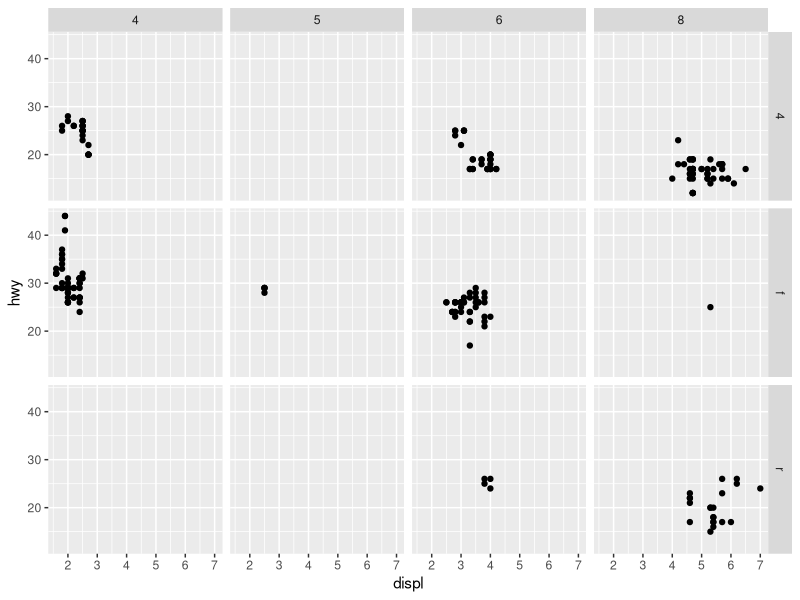
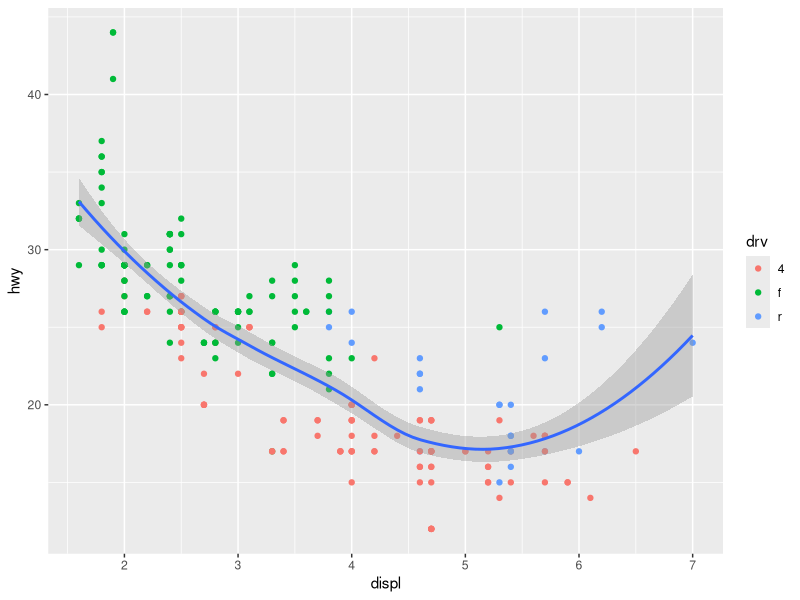
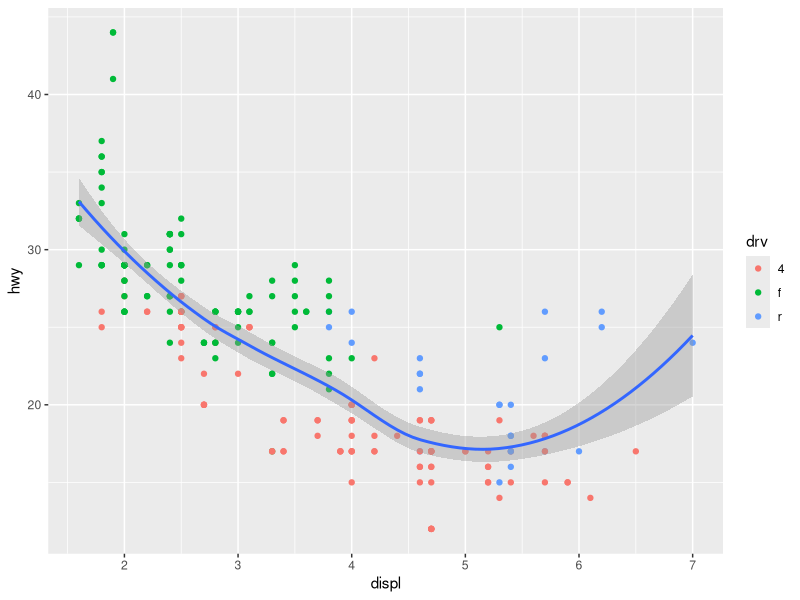
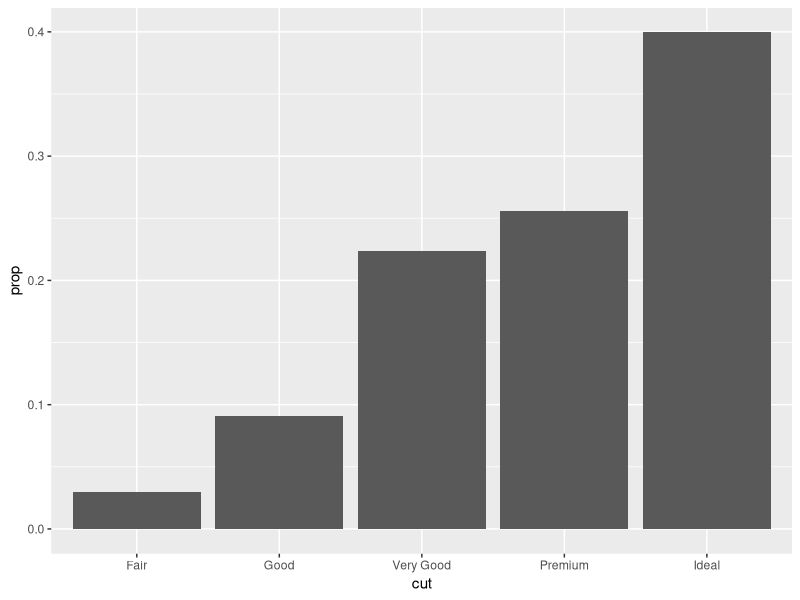
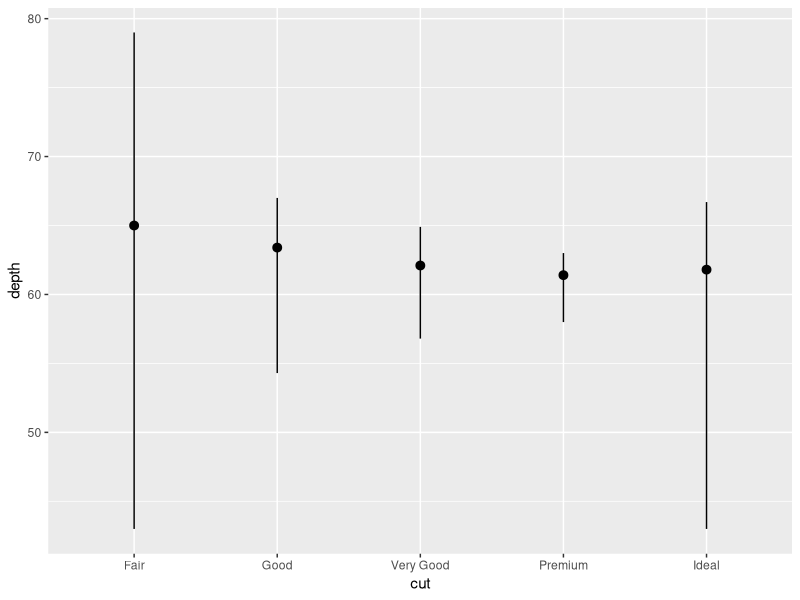

Here is the R script that generated these plots, in order: (Note: this script raises an error after producing the figures.)
library(tidyverse)

install.packages(c("nycflights13", "gapminder", "Lahman"))

mpg

ggplot(data = mpg) +
    geom_point(mapping = aes(x = displ, y = hwy)) +
    facet_grid(drv ~ cyl)



ggplot(data = mpg, mapping = aes(x = displ, y = hwy)) +
    geom_point(mapping = aes(color = drv)) +
    geom_smooth()

ggplot(data = mpg, aes(x = displ, y = hwy)) +
    geom_point(mapping = aes(color = drv)) +
    geom_smooth()

ggplot(data = diamonds) +
    geom_bar(mapping = aes(x = cut, y = stat(prop), group = 1))

ggplot(data = diamonds) +
    stat_summary(
        mapping = aes(x = cut, y = depth),
        fun.min = min,
        fun.max = max,
        fun = median
    )

ggplot(data = diamonds) +
    geom_col(
        mapping = aes(x = cut, y = stat(prop)),
    )

ggplot(data = diamonds) + 
  geom_bar(mapping = aes(x = cut, y = after_stat(prop), group = 1))
ggplot(data = diamonds) + 
  geom_bar(mapping = aes(x = cut, fill = color, y = after_stat(prop)))

ggplot(data = mpg, mapping = aes(x = cty, y = hwy)) + 
  geom_point(position = "jitter")

nz <- map_data("nz")

ggplot(nz, aes(long, lat, group = group)) +
  geom_polygon(fill = "white", colour = "black")

ggplot(nz, aes(long, lat, group = group)) +
  geom_polygon(fill = "white", colour = "black") +
  coord_quickmap()


bar <- ggplot(data = mpg)+
    geom_bar(mapping = aes(x = manufacturer, fill = manufacturer),
    show.legend = FALSE)

bar + coord_flip()

bar + coord_polar()
